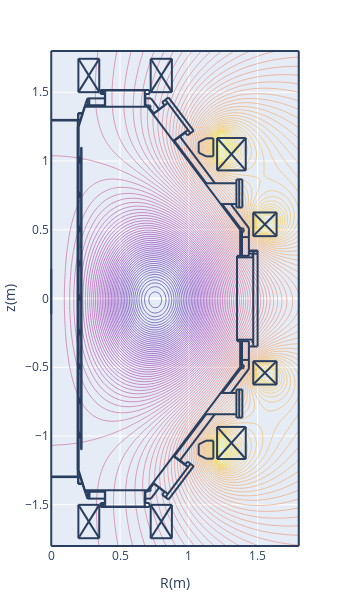

Notebook code for this chart:
### Code cell
# calculate plasma equilibrium
cond = sb.calc_equilibrium(condition, verbose=1)

### Figure 1 — Plotly figure (JSON) as saved in the notebook; plotly's stock layout.template omitted (floating-point values rounded to 4 significant figures; data arrays with more than 128 entries replaced by an {"elided": "..."} marker saying what was removed)
{"data": [{"contours": {"coloring": "lines"}, "dx": 0.02, "dy": 0.02, "ncontours": 100, "showscale": false, "type": "contour", "x0": 0, "y0": -1.8, "z": {"elided": "181x91 float values"}}], "layout": {"height": 597.3, "margin": {"autoexpand": false, "b": 50, "l": 50, "r": 50, "t": 50}, "shapes": [{"type": "line", "x0": 0.2652, "x1": 0.2652, "y0": -1.406, "y1": -1.455}, {"type": "line", "x0": 0.2766, "x1": 0.2766, "y0": -1.406, "y1": -1.455}, {"type": "line", "x0": 0.1927, "x1": 0.1927, "y0": -1.299, "y1": 1.299}, {"type": "line", "x0": 0.1927, "x1": 0.1927, "y0": -1.249, "y1": 1.249}, {"type": "line", "x0": 0.195, "x1": 0.195, "y0": -1.251, "y1": 1.249}, {"type": "line", "x0": 0.1995, "x1": 0.1995, "y0": -1.249, "y1": 1.249}, {"type": "line", "x0": 1.376, "x1": 0.7005, "y0": 0.4965, "y1": 1.394}, {"type": "line", "x0": 0.2199, "x1": 0.2199, "y0": 0.3695, "y1": 1.099}, {"type": "line", "x0": 0.2176, "x1": 0.2176, "y0": 0.3695, "y1": 1.099}, {"type": "line", "x0": 1.376, "x1": 0.7005, "y0": -0.4965, "y1": -1.394}, {"type": "line", "x0": 0.2176, "x1": 0.2176, "y0": -0.3695, "y1": -1.099}, {"type": "line", "x0": 0.2199, "x1": 0.2199, "y0": -0.3695, "y1": -1.099}, {"type": "line", "x0": 0.1995, "x1": 0.2448, "y0": -1.249, "y1": -1.394}, {"type": "line", "x0": 0.1972, "x1": 0.1972, "y0": -1.299, "y1": -1.344}, {"type": "line", "x0": 0.195, "x1": 0.195, "y0": -1.299, "y1": -1.349}, {"type": "line", "x0": 0.195, "x1": 0.229, "y0": -1.349, "y1": -1.349}, {"type": "line", "x0": 0.195, "x1": 0.2267, "y0": -1.344, "y1": -1.344}, {"type": "line", "x0": 0.1995, "x1": 0.1995, "y0": -0.9975, "y1": -0.9748}, {"type": "line", "x0": 0.2086, "x1": 0.2086, "y0": -1.009, "y1": -0.9907}, {"type": "line", "x0": 0.2086, "x1": 0.2086, "y0": -1.009, "y1": -0.9929}, {"type": "line", "x0": 0.2063, "x1": 0.2063, "y0": -1.011, "y1": -0.9748}, {"type": "line", "x0": 0, "x1": 0.2108, "y0": -1.294, "y1": -1.294}, {"type": "line", "x0": 0, "x1": 0.2131, "y0": -1.299, "y1": -1.299}, {"type": "line", "x0": 0.1995, "x1": 0.1995, "y0": -1.011, "y1": -1.002}, {"type": "line", "x0": 0.2063, "x1": 0.2086, "y0": -1.007, "y1": -1.007}, {"type": "line", "x0": 0.2086, "x1": 0.2086, "y0": -1.004, "y1": -1.004}, {"type": "line", "x0": 0.2086, "x1": 0.2176, "y0": -1.009, "y1": -1.009}, {"type": "line", "x0": 0.1995, "x1": 0.2063, "y0": -1.011, "y1": -1.011}, {"type": "line", "x0": 0.2199, "x1": 0.2176, "y0": -1.099, "y1": -1.099}, {"type": "line", "x0": 0.2063, "x1": 0.2086, "y0": -0.9929, "y1": -0.9929}, {"type": "line", "x0": 0.2086, "x1": 0.2086, "y0": -0.9975, "y1": -0.9975}, {"type": "line", "x0": 0.2086, "x1": 0.2176, "y0": -0.9929, "y1": -0.9929}, {"type": "line", "x0": 0.2086, "x1": 0.2176, "y0": -0.9907, "y1": -0.9907}, {"type": "line", "x0": 0.1995, "x1": 0.2063, "y0": -0.9748, "y1": -0.9748}, {"type": "line", "x0": 0.2086, "x1": 0.2176, "y0": -0.7594, "y1": -0.7594}, {"type": "line", "x0": 0.1995, "x1": 0.2063, "y0": -0.7617, "y1": -0.7617}, {"type": "line", "x0": 0.2086, "x1": 0.2086, "y0": -0.7594, "y1": -0.7413}, {"type": "line", "x0": 0.2086, "x1": 0.2086, "y0": -0.7594, "y1": -0.739}, {"type": "line", "x0": 0.1995, "x1": 0.1995, "y0": -0.7617, "y1": -0.7526}, {"type": "line", "x0": 0.2063, "x1": 0.2063, "y0": -0.7617, "y1": -0.7254}, {"type": "line", "x0": 0.1995, "x1": 0.2063, "y0": -0.7254, "y1": -0.7254}, {"type": "line", "x0": 0.2086, "x1": 0.2176, "y0": -0.739, "y1": -0.739}, {"type": "line", "x0": 0.2086, "x1": 0.2176, "y0": -0.7413, "y1": -0.7413}, {"type": "line", "x0": 0.2086, "x1": 0.2086, "y0": -0.7526, "y1": -0.7526}, {"type": "line", "x0": 0.2063, "x1": 0.2086, "y0": -0.7572, "y1": -0.7572}, {"type": "line", "x0": 0.2086, "x1": 0.2086, "y0": -0.7458, "y1": -0.7458}, {"type": "line", "x0": 0.2063, "x1": 0.2086, "y0": -0.7436, "y1": -0.7436}, {"type": "line", "x0": 0.1995, "x1": 0.1995, "y0": -0.7481, "y1": -0.7254}, {"type": "line", "x0": 0.3582, "x1": 0.7141, "y0": -1.517, "y1": -1.517}, {"type": "line", "x0": 0.3854, "x1": 0.6869, "y0": -1.514, "y1": -1.514}, {"type": "line", "x0": 0.3854, "x1": 0.6869, "y0": -1.514, "y1": -1.514}, {"type": "line", "x0": 0.2426, "x1": 0.7096, "y0": -1.394, "y1": -1.394}, {"type": "line", "x0": 0.3922, "x1": 0.3922, "y0": -1.514, "y1": -1.394}, {"type": "line", "x0": 0.3582, "x1": 0.3582, "y0": -1.517, "y1": -1.487}, {"type": "line", "x0": 0.3786, "x1": 0.3786, "y0": -1.517, "y1": -1.487}, {"type": "line", "x0": 0.3695, "x1": 0.3695, "y0": -1.517, "y1": -1.487}, {"type": "line", "x0": 0.3831, "x1": 0.3831, "y0": -1.517, "y1": -1.512}, {"type": "line", "x0": 0.3831, "x1": 0.3854, "y0": -1.512, "y1": -1.514}, {"type": "line", "x0": 0.3854, "x1": 0.3854, "y0": -1.514, "y1": -1.514}, {"type": "line", "x0": 0.3899, "x1": 0.263, "y0": -1.455, "y1": -1.455}, {"type": "line", "x0": 0.3582, "x1": 0.3899, "y0": -1.487, "y1": -1.487}, {"type": "line", "x0": 0.2471, "x1": 0.3899, "y0": -1.406, "y1": -1.406}, {"type": "line", "x0": 0.2766, "x1": 0.2766, "y0": -1.455, "y1": -1.406}, {"type": "line", "x0": 0.2652, "x1": 0.2652, "y0": -1.455, "y1": -1.406}, {"type": "line", "x0": 0.2584, "x1": 0.263, "y0": -1.444, "y1": -1.455}, {"type": "line", "x0": 0.2426, "x1": 0.2448, "y0": -1.394, "y1": -1.392}, {"type": "line", "x0": 0.3899, "x1": 0.3899, "y0": -1.487, "y1": -1.394}, {"type": "line", "x0": 0.6801, "x1": 0.6801, "y0": -1.514, "y1": -1.394}, {"type": "line", "x0": 0.7141, "x1": 0.7141, "y0": -1.517, "y1": -1.487}, {"type": "line", "x0": 0.6914, "x1": 0.6914, "y0": -1.517, "y1": -1.512}, {"type": "line", "x0": 0.6914, "x1": 0.6869, "y0": -1.512, "y1": -1.514}, {"type": "line", "x0": 0.6869, "x1": 0.6869, "y0": -1.514, "y1": -1.514}, {"type": "line", "x0": 0.6846, "x1": 0.6846, "y0": -1.487, "y1": -1.394}, {"type": "line", "x0": 0.6846, "x1": 0.7141, "y0": -1.487, "y1": -1.487}, {"type": "line", "x0": 0.7254, "x1": 0.6846, "y0": -1.455, "y1": -1.455}, {"type": "line", "x0": 0.7118, "x1": 0.705, "y0": -1.392, "y1": -1.387}, {"type": "line", "x0": 0.7055, "x1": 0.715, "y0": -1.4, "y1": -1.402}, {"type": "line", "x0": 0.715, "x1": 0.7223, "y0": -1.402, "y1": -1.397}, {"type": "line", "x0": 0.7223, "x1": 0.7248, "y0": -1.397, "y1": -1.389}, {"type": "line", "x0": 0.7248, "x1": 0.7198, "y0": -1.389, "y1": -1.381}, {"type": "line", "x0": 0.6846, "x1": 0.7005, "y0": -1.406, "y1": -1.406}, {"type": "line", "x0": 0.2199, "x1": 0.2199, "y0": -0.3627, "y1": 0.3627}, {"type": "line", "x0": 0.2176, "x1": 0.2176, "y0": -0.3627, "y1": 0.3627}, {"type": "line", "x0": 0.1995, "x1": 0.1995, "y0": -0.4965, "y1": -0.4761}, {"type": "line", "x0": 0.2063, "x1": 0.2063, "y0": -0.5123, "y1": -0.4761}, {"type": "line", "x0": 0.1995, "x1": 0.1995, "y0": -0.5123, "y1": -0.5033}, {"type": "line", "x0": 0.2086, "x1": 0.2086, "y0": -0.5101, "y1": -0.4897}, {"type": "line", "x0": 0.2086, "x1": 0.2086, "y0": -0.5101, "y1": -0.4919}, {"type": "line", "x0": 0.2086, "x1": 0.2176, "y0": -0.5101, "y1": -0.5101}, {"type": "line", "x0": 0.2063, "x1": 0.2086, "y0": -0.4942, "y1": -0.4942}, {"type": "line", "x0": 0.2086, "x1": 0.2086, "y0": -0.4965, "y1": -0.4965}, {"type": "line", "x0": 0.2063, "x1": 0.2086, "y0": -0.5055, "y1": -0.5055}, {"type": "line", "x0": 0.2086, "x1": 0.2086, "y0": -0.5033, "y1": -0.5033}, {"type": "line", "x0": 0.2086, "x1": 0.2176, "y0": -0.4919, "y1": -0.4919}, {"type": "line", "x0": 0.2086, "x1": 0.2176, "y0": -0.4897, "y1": -0.4897}, {"type": "line", "x0": 0.1995, "x1": 0.2063, "y0": -0.5123, "y1": -0.5123}, {"type": "line", "x0": 0.1995, "x1": 0.2063, "y0": -0.4761, "y1": -0.4761}, {"type": "line", "x0": 0.2154, "x1": 0.2176, "y0": -0.365, "y1": -0.3627}, {"type": "line", "x0": 0.2206, "x1": 0.2218, "y0": -0.3642, "y1": -0.3614}, {"type": "line", "x0": 0.2199, "x1": 0.2176, "y0": -0.3695, "y1": -0.3695}, {"type": "line", "x0": 0.2176, "x1": 0.2154, "y0": -0.3786, "y1": -0.3786}, {"type": "line", "x0": 0.2154, "x1": 0.2154, "y0": -0.3786, "y1": -0.3695}, {"type": "line", "x0": 0.2176, "x1": 0.2176, "y0": -0.3786, "y1": -0.3695}, {"type": "line", "x0": 0.2169, "x1": 0.2157, "y0": -0.365, "y1": -0.3678}, {"type": "line", "x0": 0.2183, "x1": 0.2177, "y0": -0.3664, "y1": -0.3678}, {"type": "line", "x0": 0.2176, "x1": 0.2199, "y0": -0.3673, "y1": -0.365}, {"type": "line", "x0": 0.2192, "x1": 0.2197, "y0": -0.3628, "y1": -0.3614}, {"type": "line", "x0": 0.1995, "x1": 0.1995, "y0": -0.263, "y1": -0.2516}, {"type": "line", "x0": 0.2063, "x1": 0.2063, "y0": -0.263, "y1": -0.2267}, {"type": "line", "x0": 0.2086, "x1": 0.2086, "y0": -0.2607, "y1": -0.2426}, {"type": "line", "x0": 0.2086, "x1": 0.2086, "y0": -0.2607, "y1": -0.2403}, {"type": "line", "x0": 0.2086, "x1": 0.2176, "y0": -0.2607, "y1": -0.2607}, {"type": "line", "x0": 0.2086, "x1": 0.2086, "y0": -0.2539, "y1": -0.2539}, {"type": "line", "x0": 0.2063, "x1": 0.2086, "y0": -0.2562, "y1": -0.2562}, {"type": "line", "x0": 0.1995, "x1": 0.2063, "y0": -0.263, "y1": -0.263}, {"type": "line", "x0": 0.1995, "x1": 0.1995, "y0": -0.2471, "y1": -0.2267}, {"type": "line", "x0": 0.2086, "x1": 0.2176, "y0": -0.2403, "y1": -0.2403}, {"type": "line", "x0": 0.2086, "x1": 0.2176, "y0": -0.2426, "y1": -0.2426}, {"type": "line", "x0": 0.2086, "x1": 0.2086, "y0": -0.2471, "y1": -0.2471}, {"type": "line", "x0": 0.2063, "x1": 0.2086, "y0": -0.2426, "y1": -0.2426}, {"type": "line", "x0": 0.1995, "x1": 0.2063, "y0": -0.2267, "y1": -0.2267}, {"type": "line", "x0": 0.1995, "x1": 0.2063, "y0": -0.01133, "y1": -0.01133}, {"type": "line", "x0": 0.1995, "x1": 0.2063, "y0": 0.02494, "y1": 0.02494}, {"type": "line", "x0": 0.1995, "x1": 0.1995, "y0": -0.01133, "y1": -0.002267}, {"type": "line", "x0": 0.1995, "x1": 0.1995, "y0": 0.002267, "y1": 0.02494}, {"type": "line", "x0": 0.2063, "x1": 0.2063, "y0": -0.01133, "y1": 0.02494}, {"type": "line", "x0": 0.2086, "x1": 0.2086, "y0": -0.009068, "y1": 0.006801}, {"type": "line", "x0": 0.2086, "x1": 0.2086, "y0": -0.009068, "y1": 0.009068}, {"type": "line", "x0": 0.2086, "x1": 0.2176, "y0": -0.009068, "y1": -0.009068}, {"type": "line", "x0": 0.2086, "x1": 0.2086, "y0": -0.004534, "y1": -0.004534}, {"type": "line", "x0": 0.2063, "x1": 0.2086, "y0": -0.006801, "y1": -0.006801}, {"type": "line", "x0": 0.2086, "x1": 0.2176, "y0": 0.009068, "y1": 0.009068}, {"type": "line", "x0": 0.2086, "x1": 0.2176, "y0": 0.006801, "y1": 0.006801}, {"type": "line", "x0": 0.2086, "x1": 0.2086, "y0": 0.002267, "y1": 0.002267}, {"type": "line", "x0": 0.2063, "x1": 0.2086, "y0": 0.006801, "y1": 0.006801}, {"type": "line", "x0": 0.2176, "x1": 0.2176, "y0": 0.3786, "y1": 0.3695}, {"type": "line", "x0": 0.2154, "x1": 0.2154, "y0": 0.3786, "y1": 0.3695}, {"type": "line", "x0": 0.1995, "x1": 0.1995, "y0": 0.2516, "y1": 0.2743}, {"type": "line", "x0": 0.2063, "x1": 0.2063, "y0": 0.238, "y1": 0.2743}, {"type": "line", "x0": 0.2086, "x1": 0.2086, "y0": 0.2403, "y1": 0.2607}, {"type": "line", "x0": 0.1995, "x1": 0.2063, "y0": 0.238, "y1": 0.238}, {"type": "line", "x0": 0.1995, "x1": 0.1995, "y0": 0.238, "y1": 0.2471}, {"type": "line", "x0": 0.2063, "x1": 0.2086, "y0": 0.2562, "y1": 0.2562}, {"type": "line", "x0": 0.2086, "x1": 0.2086, "y0": 0.2539, "y1": 0.2539}, {"type": "line", "x0": 0.2086, "x1": 0.2176, "y0": 0.2584, "y1": 0.2584}, {"type": "line", "x0": 0.2063, "x1": 0.2086, "y0": 0.2426, "y1": 0.2426}, {"type": "line", "x0": 0.2086, "x1": 0.2086, "y0": 0.2471, "y1": 0.2471}, {"type": "line", "x0": 0.2086, "x1": 0.2176, "y0": 0.2403, "y1": 0.2403}, {"type": "line", "x0": 0.2086, "x1": 0.2086, "y0": 0.2403, "y1": 0.2584}, {"type": "line", "x0": 0.2086, "x1": 0.2176, "y0": 0.2607, "y1": 0.2607}, {"type": "line", "x0": 0.1995, "x1": 0.2063, "y0": 0.2743, "y1": 0.2743}, {"type": "line", "x0": 0.2177, "x1": 0.2183, "y0": 0.3696, "y1": 0.3682}, {"type": "line", "x0": 0.2157, "x1": 0.2169, "y0": 0.3696, "y1": 0.3668}, {"type": "line", "x0": 0.2176, "x1": 0.2199, "y0": 0.3673, "y1": 0.365}, {"type": "line", "x0": 0.2218, "x1": 0.2206, "y0": 0.3632, "y1": 0.366}, {"type": "line", "x0": 0.2154, "x1": 0.2176, "y0": 0.365, "y1": 0.3627}, {"type": "line", "x0": 0.2197, "x1": 0.2192, "y0": 0.3632, "y1": 0.3646}, {"type": "line", "x0": 0.2199, "x1": 0.2176, "y0": 0.3695, "y1": 0.3695}, {"type": "line", "x0": 0.2176, "x1": 0.2154, "y0": 0.3786, "y1": 0.3786}, {"type": "line", "x0": 0.1995, "x1": 0.1995, "y0": 0.5033, "y1": 0.5237}, {"type": "line", "x0": 0.1995, "x1": 0.1995, "y0": 0.4874, "y1": 0.4965}, {"type": "line", "x0": 0.2063, "x1": 0.2063, "y0": 0.4874, "y1": 0.5237}, {"type": "line", "x0": 0.2086, "x1": 0.2086, "y0": 0.4897, "y1": 0.5078}, {"type": "line", "x0": 0.2086, "x1": 0.2086, "y0": 0.4897, "y1": 0.5101}, {"type": "line", "x0": 0.2086, "x1": 0.2176, "y0": 0.4897, "y1": 0.4897}, {"type": "line", "x0": 0.2086, "x1": 0.2086, "y0": 0.4965, "y1": 0.4965}, {"type": "line", "x0": 0.2063, "x1": 0.2086, "y0": 0.4942, "y1": 0.4942}, {"type": "line", "x0": 0.2086, "x1": 0.2176, "y0": 0.5101, "y1": 0.5101}, {"type": "line", "x0": 0.2086, "x1": 0.2176, "y0": 0.5078, "y1": 0.5078}, {"type": "line", "x0": 0.2086, "x1": 0.2086, "y0": 0.5033, "y1": 0.5033}, {"type": "line", "x0": 0.2063, "x1": 0.2086, "y0": 0.5055, "y1": 0.5055}, {"type": "line", "x0": 0.1995, "x1": 0.2063, "y0": 0.4874, "y1": 0.4874}, {"type": "line", "x0": 0.1995, "x1": 0.2063, "y0": 0.5237, "y1": 0.5237}, {"type": "line", "x0": 1.501, "x1": 1.501, "y0": 0.3491, "y1": -0.3491}, {"type": "line", "x0": 1.351, "x1": 1.351, "y0": 0.3106, "y1": -0.3106}, {"type": "line", "x0": 1.469, "x1": 1.469, "y0": 0.3491, "y1": -0.3491}, {"type": "line", "x0": 1.387, "x1": 1.387, "y0": -0.3106, "y1": -0.4965}, {"type": "line", "x0": 1.374, "x1": 1.374, "y0": -0.3106, "y1": -0.4965}, {"type": "line", "x0": 1.462, "x1": 1.462, "y0": -0.3196, "y1": -0.3106}, {"type": "line", "x0": 1.437, "x1": 1.437, "y0": -0.3106, "y1": -0.3491}, {"type": "line", "x0": 1.437, "x1": 1.501, "y0": -0.3491, "y1": -0.3491}, {"type": "line", "x0": 1.437, "x1": 1.437, "y0": -0.3491, "y1": -0.5123}, {"type": "line", "x0": 1.379, "x1": 1.392, "y0": -0.5069, "y1": -0.5093}, {"type": "line", "x0": 1.392, "x1": 1.402, "y0": -0.5093, "y1": -0.4997}, {"type": "line", "x0": 1.402, "x1": 1.4, "y0": -0.4997, "y1": -0.4862}, {"type": "line", "x0": 1.4, "x1": 1.388, "y0": -0.4862, "y1": -0.48}, {"type": "line", "x0": 1.374, "x1": 1.374, "y0": -0.4965, "y1": -0.4987}, {"type": "line", "x0": 1.383, "x1": 1.378, "y0": -0.501, "y1": -0.4965}, {"type": "line", "x0": 1.387, "x1": 1.437, "y0": -0.4466, "y1": -0.4466}, {"type": "line", "x0": 1.462, "x1": 1.469, "y0": -0.3196, "y1": -0.3196}, {"type": "line", "x0": 1.351, "x1": 1.469, "y0": -0.2992, "y1": -0.2992}, {"type": "line", "x0": 1.351, "x1": 1.437, "y0": -0.3106, "y1": -0.3106}, {"type": "line", "x0": 1.462, "x1": 1.469, "y0": -0.3106, "y1": -0.3106}, {"type": "line", "x0": 1.437, "x1": 1.437, "y0": 0.5123, "y1": 0.3514}, {"type": "line", "x0": 1.387, "x1": 1.387, "y0": 0.4965, "y1": 0.3106}, {"type": "line", "x0": 1.374, "x1": 1.374, "y0": 0.4965, "y1": 0.3106}, {"type": "line", "x0": 1.437, "x1": 1.501, "y0": 0.3491, "y1": 0.3491}, {"type": "line", "x0": 1.501, "x1": 1.437, "y0": 0.3264, "y1": 0.3264}, {"type": "line", "x0": 1.501, "x1": 1.437, "y0": 0.3446, "y1": 0.3446}, {"type": "line", "x0": 1.351, "x1": 1.469, "y0": 0.2992, "y1": 0.2992}, {"type": "line", "x0": 1.351, "x1": 1.437, "y0": 0.3106, "y1": 0.3106}, {"type": "line", "x0": 1.462, "x1": 1.462, "y0": 0.3196, "y1": 0.3106}, {"type": "line", "x0": 1.437, "x1": 1.437, "y0": 0.3514, "y1": 0.3106}, {"type": "line", "x0": 1.462, "x1": 1.469, "y0": 0.3106, "y1": 0.3106}, {"type": "line", "x0": 1.462, "x1": 1.469, "y0": 0.3196, "y1": 0.3196}, {"type": "line", "x0": 1.388, "x1": 1.4, "y0": 0.4818, "y1": 0.488}, {"type": "line", "x0": 1.4, "x1": 1.402, "y0": 0.488, "y1": 0.5015}, {"type": "line", "x0": 1.402, "x1": 1.392, "y0": 0.5015, "y1": 0.5111}, {"type": "line", "x0": 1.392, "x1": 1.379, "y0": 0.5111, "y1": 0.5088}, {"type": "line", "x0": 1.387, "x1": 1.437, "y0": 0.4466, "y1": 0.4466}, {"type": "line", "x0": 1.374, "x1": 1.374, "y0": 0.4965, "y1": 0.4987}, {"type": "line", "x0": 1.383, "x1": 1.378, "y0": 0.501, "y1": 0.4965}, {"type": "line", "x0": 0.1995, "x1": 0.2448, "y0": 1.249, "y1": 1.394}, {"type": "line", "x0": 0.1995, "x1": 0.1995, "y0": 0.7526, "y1": 0.773}, {"type": "line", "x0": 0.2063, "x1": 0.2063, "y0": 0.7368, "y1": 0.773}, {"type": "line", "x0": 0.1995, "x1": 0.1995, "y0": 0.7368, "y1": 0.7481}, {"type": "line", "x0": 0.2063, "x1": 0.2086, "y0": 0.7572, "y1": 0.7572}, {"type": "line", "x0": 0.2086, "x1": 0.2086, "y0": 0.7526, "y1": 0.7526}, {"type": "line", "x0": 0.2063, "x1": 0.2086, "y0": 0.7436, "y1": 0.7436}, {"type": "line", "x0": 0.2086, "x1": 0.2086, "y0": 0.7458, "y1": 0.7458}, {"type": "line", "x0": 0.2086, "x1": 0.2086, "y0": 0.739, "y1": 0.7594}, {"type": "line", "x0": 0.2086, "x1": 0.2086, "y0": 0.739, "y1": 0.7572}, {"type": "line", "x0": 0.2086, "x1": 0.2176, "y0": 0.739, "y1": 0.739}, {"type": "line", "x0": 0.2086, "x1": 0.2176, "y0": 0.7572, "y1": 0.7572}, {"type": "line", "x0": 0.2086, "x1": 0.2176, "y0": 0.7594, "y1": 0.7594}, {"type": "line", "x0": 0.1995, "x1": 0.2063, "y0": 0.7368, "y1": 0.7368}, {"type": "line", "x0": 0.1995, "x1": 0.2063, "y0": 0.773, "y1": 0.773}, {"type": "line", "x0": 0.2086, "x1": 0.2086, "y0": 0.9907, "y1": 1.009}, {"type": "line", "x0": 0.2086, "x1": 0.2086, "y0": 0.9907, "y1": 1.007}, {"type": "line", "x0": 0.2086, "x1": 0.2176, "y0": 0.9907, "y1": 0.9907}, {"type": "line", "x0": 0.2086, "x1": 0.2176, "y0": 1.007, "y1": 1.007}, {"type": "line", "x0": 0.2086, "x1": 0.2176, "y0": 1.009, "y1": 1.009}, {"type": "line", "x0": 0.2063, "x1": 0.2063, "y0": 0.9884, "y1": 1.025}, {"type": "line", "x0": 0.2086, "x1": 0.2086, "y0": 1.009, "y1": 1.025}, {"type": "line", "x0": 0.1995, "x1": 0.1995, "y0": 1.002, "y1": 1.025}, {"type": "line", "x0": 0.1995, "x1": 0.1995, "y0": 1.002, "y1": 1.025}, {"type": "line", "x0": 0.1995, "x1": 0.1995, "y0": 0.9884, "y1": 0.9975}, {"type": "line", "x0": 0.2086, "x1": 0.2086, "y0": 1.009, "y1": 1.025}, {"type": "line", "x0": 0.2063, "x1": 0.2063, "y0": 0.9884, "y1": 1.025}, {"type": "line", "x0": 0.2086, "x1": 0.2176, "y0": 1.009, "y1": 1.009}, {"type": "line", "x0": 0.2086, "x1": 0.2176, "y0": 1.007, "y1": 1.007}, {"type": "line", "x0": 0.2086, "x1": 0.2176, "y0": 0.9907, "y1": 0.9907}, {"type": "line", "x0": 0.2086, "x1": 0.2086, "y0": 0.9907, "y1": 1.007}, {"type": "line", "x0": 0.2086, "x1": 0.2086, "y0": 0.9907, "y1": 1.009}, {"type": "line", "x0": 0.2086, "x1": 0.2086, "y0": 0.9952, "y1": 0.9952}, {"type": "line", "x0": 0.2086, "x1": 0.2086, "y0": 0.9884, "y1": 0.9907}, {"type": "line", "x0": 0.2063, "x1": 0.2086, "y0": 0.9929, "y1": 0.9929}, {"type": "line", "x0": 0.2086, "x1": 0.2086, "y0": 1.002, "y1": 1.002}, {"type": "line", "x0": 0.2063, "x1": 0.2086, "y0": 1.007, "y1": 1.007}, {"type": "line", "x0": 0.1995, "x1": 0.2086, "y0": 0.9884, "y1": 0.9884}, {"type": "line", "x0": 0.1995, "x1": 0.2086, "y0": 1.025, "y1": 1.025}, {"type": "line", "x0": 0.1995, "x1": 0.2086, "y0": 1.025, "y1": 1.025}, {"type": "line", "x0": 0.2063, "x1": 0.2086, "y0": 1.007, "y1": 1.007}, {"type": "line", "x0": 0.2086, "x1": 0.2086, "y0": 1.002, "y1": 1.002}, {"type": "line", "x0": 0.2063, "x1": 0.2086, "y0": 0.9929, "y1": 0.9929}, {"type": "line", "x0": 0.2086, "x1": 0.2086, "y0": 0.9884, "y1": 0.9907}, {"type": "line", "x0": 0.2086, "x1": 0.2086, "y0": 0.9952, "y1": 0.9952}, {"type": "line", "x0": 0.1995, "x1": 0.1995, "y0": 0.9884, "y1": 0.9975}, {"type": "line", "x0": 0.1995, "x1": 0.2086, "y0": 0.9884, "y1": 0.9884}, {"type": "line", "x0": 0.2199, "x1": 0.2176, "y0": 1.099, "y1": 1.099}, {"type": "line", "x0": 0, "x1": 0.2131, "y0": 1.299, "y1": 1.299}, {"type": "line", "x0": 0, "x1": 0.2108, "y0": 1.294, "y1": 1.294}, {"type": "line", "x0": 0.195, "x1": 0.2267, "y0": 1.344, "y1": 1.344}, {"type": "line", "x0": 0.195, "x1": 0.229, "y0": 1.349, "y1": 1.349}, {"type": "line", "x0": 0.195, "x1": 0.195, "y0": 1.299, "y1": 1.349}, {"type": "line", "x0": 0.1972, "x1": 0.1972, "y0": 1.299, "y1": 1.344}, {"type": "line", "x0": 0.2426, "x1": 0.2448, "y0": 1.394, "y1": 1.392}, {"type": "line", "x0": 0.7096, "x1": 0.7028, "y0": 1.394, "y1": 1.39}, {"type": "line", "x0": 0.718, "x1": 0.723, "y0": 1.385, "y1": 1.393}, {"type": "line", "x0": 0.723, "x1": 0.7205, "y0": 1.393, "y1": 1.402}, {"type": "line", "x0": 0.7205, "x1": 0.7132, "y0": 1.402, "y1": 1.407}, {"type": "line", "x0": 0.7132, "x1": 0.7037, "y0": 1.407, "y1": 1.404}, {"type": "line", "x0": 0.2426, "x1": 0.7096, "y0": 1.394, "y1": 1.394}, {"type": "line", "x0": 0.3854, "x1": 0.6869, "y0": 1.514, "y1": 1.514}, {"type": "line", "x0": 0.3854, "x1": 0.6869, "y0": 1.514, "y1": 1.514}, {"type": "line", "x0": 0.3582, "x1": 0.7141, "y0": 1.517, "y1": 1.517}, {"type": "line", "x0": 0.3899, "x1": 0.263, "y0": 1.455, "y1": 1.455}, {"type": "line", "x0": 0.2471, "x1": 0.3899, "y0": 1.406, "y1": 1.406}, {"type": "line", "x0": 0.3582, "x1": 0.3899, "y0": 1.487, "y1": 1.487}, {"type": "line", "x0": 0.2584, "x1": 0.263, "y0": 1.444, "y1": 1.455}, {"type": "line", "x0": 0.2652, "x1": 0.2652, "y0": 1.455, "y1": 1.406}, {"type": "line", "x0": 0.2766, "x1": 0.2766, "y0": 1.455, "y1": 1.406}, {"type": "line", "x0": 0.3582, "x1": 0.3582, "y0": 1.517, "y1": 1.487}, {"type": "line", "x0": 0.3899, "x1": 0.3899, "y0": 1.487, "y1": 1.394}, {"type": "line", "x0": 0.3922, "x1": 0.3922, "y0": 1.514, "y1": 1.394}, {"type": "line", "x0": 0.3854, "x1": 0.3854, "y0": 1.514, "y1": 1.514}, {"type": "line", "x0": 0.3831, "x1": 0.3854, "y0": 1.512, "y1": 1.514}, {"type": "line", "x0": 0.3831, "x1": 0.3831, "y0": 1.517, "y1": 1.512}, {"type": "line", "x0": 0.3695, "x1": 0.3695, "y0": 1.517, "y1": 1.487}, {"type": "line", "x0": 0.3786, "x1": 0.3786, "y0": 1.517, "y1": 1.487}, {"type": "line", "x0": 0.6846, "x1": 0.6846, "y0": 1.487, "y1": 1.394}, {"type": "line", "x0": 0.6801, "x1": 0.6801, "y0": 1.514, "y1": 1.394}, {"type": "line", "x0": 0.6846, "x1": 0.7005, "y0": 1.406, "y1": 1.406}, {"type": "line", "x0": 0.6846, "x1": 0.7141, "y0": 1.487, "y1": 1.487}, {"type": "line", "x0": 0.6869, "x1": 0.6869, "y0": 1.514, "y1": 1.514}, {"type": "line", "x0": 0.6914, "x1": 0.6869, "y0": 1.512, "y1": 1.514}, {"type": "line", "x0": 0.6914, "x1": 0.6914, "y0": 1.517, "y1": 1.512}, {"type": "line", "x0": 0.7141, "x1": 0.7141, "y0": 1.517, "y1": 1.487}, {"type": "line", "x0": 0.7254, "x1": 0.6846, "y0": 1.455, "y1": 1.455}, {"type": "line", "x0": 0.7844, "x1": 0.7254, "y0": 1.376, "y1": 1.455}, {"type": "line", "x0": 0.7458, "x1": 0.7005, "y0": 1.347, "y1": 1.406}, {"type": "line", "x0": 0, "x1": 0, "y0": 0.2154, "y1": -0.1156}, {"type": "line", "x0": 0.7844, "x1": 0.7254, "y0": -1.376, "y1": -1.455}, {"type": "line", "x0": 0.7458, "x1": 0.7005, "y0": -1.347, "y1": -1.406}, {"type": "line", "x0": 1.437, "x1": 1.306, "y0": 0.5123, "y1": 0.6869}, {"type": "line", "x0": 1.387, "x1": 1.242, "y0": 0.4965, "y1": 0.6869}, {"type": "line", "x0": 1.347, "x1": 1.118, "y0": 0.8388, "y1": 0.8388}, {"type": "line", "x0": 1.347, "x1": 1.347, "y0": 0.866, "y1": 0.662}, {"type": "line", "x0": 1.367, "x1": 1.367, "y0": 0.866, "y1": 0.662}, {"type": "line", "x0": 1.39, "x1": 1.39, "y0": 0.866, "y1": 0.662}, {"type": "line", "x0": 1.39, "x1": 1.347, "y0": 0.866, "y1": 0.866}, {"type": "line", "x0": 1.39, "x1": 1.347, "y0": 0.662, "y1": 0.662}, {"type": "line", "x0": 1.347, "x1": 1.233, "y0": 0.6869, "y1": 0.6869}, {"type": "line", "x0": 1.347, "x1": 1.118, "y0": -0.8411, "y1": -0.8411}, {"type": "line", "x0": 1.347, "x1": 1.347, "y0": -0.866, "y1": -0.662}, {"type": "line", "x0": 1.367, "x1": 1.367, "y0": -0.866, "y1": -0.662}, {"type": "line", "x0": 1.39, "x1": 1.39, "y0": -0.866, "y1": -0.662}, {"type": "line", "x0": 1.39, "x1": 1.347, "y0": -0.866, "y1": -0.866}, {"type": "line", "x0": 1.39, "x1": 1.347, "y0": -0.662, "y1": -0.662}, {"type": "line", "x0": 1.347, "x1": 1.233, "y0": -0.6869, "y1": -0.6869}, {"type": "line", "x0": 1.437, "x1": 1.306, "y0": -0.5123, "y1": -0.6869}, {"type": "line", "x0": 1.387, "x1": 1.242, "y0": -0.4965, "y1": -0.6869}, {"type": "line", "x0": 0.195, "x1": 0.2584, "y0": -1.251, "y1": -1.444}, {"type": "line", "x0": 0.195, "x1": 0.2584, "y0": 1.249, "y1": 1.444}, {"type": "line", "x0": 0.8524, "x1": 0.8071, "y0": 1.462, "y1": 1.428}, {"type": "line", "x0": 0.8071, "x1": 0.8229, "y0": 1.428, "y1": 1.406}, {"type": "line", "x0": 0.8229, "x1": 0.739, "y0": 1.406, "y1": 1.342}, {"type": "line", "x0": 0.8479, "x1": 0.7413, "y0": 1.421, "y1": 1.34}, {"type": "line", "x0": 0.8524, "x1": 1.036, "y0": 1.462, "y1": 1.22}, {"type": "line", "x0": 0.8297, "x1": 1.013, "y0": 1.446, "y1": 1.202}, {"type": "line", "x0": 0.9952, "x1": 0.8864, "y0": 1.226, "y1": 1.145}, {"type": "line", "x0": 1.036, "x1": 0.9907, "y0": 1.22, "y1": 1.186}, {"type": "line", "x0": 0.9748, "x1": 0.9907, "y0": 1.206, "y1": 1.186}, {"type": "line", "x0": 0.9748, "x1": 0.8887, "y0": 1.206, "y1": 1.143}, {"type": "line", "x0": 1.19, "x1": 0.9363, "y0": 0.8388, "y1": 1.177}, {"type": "line", "x0": 1.127, "x1": 0.8955, "y0": 0.8388, "y1": 1.147}, {"type": "line", "x0": 0.8524, "x1": 0.8071, "y0": -1.462, "y1": -1.428}, {"type": "line", "x0": 0.8071, "x1": 0.8229, "y0": -1.428, "y1": -1.406}, {"type": "line", "x0": 0.8229, "x1": 0.739, "y0": -1.406, "y1": -1.342}, {"type": "line", "x0": 0.8479, "x1": 0.7413, "y0": -1.421, "y1": -1.34}, {"type": "line", "x0": 0.8524, "x1": 1.036, "y0": -1.462, "y1": -1.22}, {"type": "line", "x0": 0.8297, "x1": 1.013, "y0": -1.446, "y1": -1.202}, {"type": "line", "x0": 0.9952, "x1": 0.8864, "y0": -1.226, "y1": -1.145}, {"type": "line", "x0": 1.036, "x1": 0.9907, "y0": -1.22, "y1": -1.186}, {"type": "line", "x0": 0.9748, "x1": 0.9907, "y0": -1.206, "y1": -1.186}, {"type": "line", "x0": 0.9748, "x1": 0.8887, "y0": -1.206, "y1": -1.143}, {"type": "line", "x0": 1.19, "x1": 0.9363, "y0": -0.8411, "y1": -1.177}, {"type": "line", "x0": 1.127, "x1": 0.8955, "y0": -0.8411, "y1": -1.147}, {"type": "line", "x0": 0.1972, "x1": 0.1972, "y0": -1.501, "y1": -1.743}, {"type": "line", "x0": 0.1972, "x1": 0.3491, "y0": -1.743, "y1": -1.743}, {"type": "line", "x0": 0.3491, "x1": 0.3491, "y0": -1.743, "y1": -1.501}, {"type": "line", "x0": 0.3491, "x1": 0.1972, "y0": -1.501, "y1": -1.501}, {"type": "line", "x0": 0.1972, "x1": 0.1972, "y0": 1.743, "y1": 1.501}, {"type": "line", "x0": 0.1972, "x1": 0.3491, "y0": 1.501, "y1": 1.501}, {"type": "line", "x0": 0.3491, "x1": 0.3491, "y0": 1.501, "y1": 1.743}, {"type": "line", "x0": 0.3491, "x1": 0.1972, "y0": 1.743, "y1": 1.743}, {"type": "line", "x0": 0.7232, "x1": 0.7232, "y0": 1.743, "y1": 1.501}, {"type": "line", "x0": 0.7232, "x1": 0.8773, "y0": 1.501, "y1": 1.501}, {"type": "line", "x0": 0.8773, "x1": 0.8773, "y0": 1.501, "y1": 1.743}, {"type": "line", "x0": 0.8773, "x1": 0.7232, "y0": 1.743, "y1": 1.743}, {"type": "line", "x0": 0.7232, "x1": 0.7232, "y0": -1.501, "y1": -1.743}, {"type": "line", "x0": 0.7232, "x1": 0.8773, "y0": -1.743, "y1": -1.743}, {"type": "line", "x0": 0.8773, "x1": 0.8773, "y0": -1.743, "y1": -1.501}, {"type": "line", "x0": 0.8773, "x1": 0.7232, "y0": -1.501, "y1": -1.501}, {"type": "line", "x0": 1.206, "x1": 1.206, "y0": -0.934, "y1": -1.168}, {"type": "line", "x0": 1.206, "x1": 1.415, "y0": -1.168, "y1": -1.168}, {"type": "line", "x0": 1.415, "x1": 1.415, "y0": -1.168, "y1": -0.934}, {"type": "line", "x0": 1.415, "x1": 1.206, "y0": -0.934, "y1": -0.934}, {"type": "line", "x0": 1.206, "x1": 1.206, "y0": 1.168, "y1": 0.9317}, {"type": "line", "x0": 1.206, "x1": 1.415, "y0": 0.9317, "y1": 0.9317}, {"type": "line", "x0": 1.415, "x1": 1.415, "y0": 0.9317, "y1": 1.168}, {"type": "line", "x0": 1.415, "x1": 1.206, "y0": 1.168, "y1": 1.168}, {"type": "line", "x0": 1.469, "x1": 1.469, "y0": 0.6257, "y1": 0.4534}, {"type": "line", "x0": 1.469, "x1": 1.639, "y0": 0.4534, "y1": 0.4534}, {"type": "line", "x0": 1.639, "x1": 1.639, "y0": 0.4534, "y1": 0.6257}, {"type": "line", "x0": 1.639, "x1": 1.469, "y0": 0.6257, "y1": 0.6257}, {"type": "line", "x0": 1.469, "x1": 1.469, "y0": -0.4557, "y1": -0.6257}, {"type": "line", "x0": 1.469, "x1": 1.639, "y0": -0.6257, "y1": -0.6257}, {"type": "line", "x0": 1.639, "x1": 1.639, "y0": -0.6257, "y1": -0.4557}, {"type": "line", "x0": 1.639, "x1": 1.469, "y0": -0.4557, "y1": -0.4557}, {"type": "line", "x0": 1.072, "x1": 1.127, "y0": 1.138, "y1": 1.165}, {"type": "line", "x0": 1.127, "x1": 1.179, "y0": 1.165, "y1": 1.165}, {"type": "line", "x0": 1.179, "x1": 1.179, "y0": 1.165, "y1": 1.034}, {"type": "line", "x0": 1.179, "x1": 1.127, "y0": 1.034, "y1": 1.034}, {"type": "line", "x0": 1.127, "x1": 1.072, "y0": 1.034, "y1": 1.061}, {"type": "line", "x0": 1.072, "x1": 1.072, "y0": 1.061, "y1": 1.138}, {"type": "line", "x0": 1.072, "x1": 1.072, "y0": -1.138, "y1": -1.061}, {"type": "line", "x0": 1.072, "x1": 1.127, "y0": -1.061, "y1": -1.034}, {"type": "line", "x0": 1.127, "x1": 1.179, "y0": -1.034, "y1": -1.034}, {"type": "line", "x0": 1.179, "x1": 1.179, "y0": -1.034, "y1": -1.165}, {"type": "line", "x0": 1.179, "x1": 1.127, "y0": -1.165, "y1": -1.165}, {"type": "line", "x0": 1.127, "x1": 1.072, "y0": -1.165, "y1": -1.138}, {"type": "line", "x0": 1.469, "x1": 1.639, "y0": 0.6257, "y1": 0.4534}, {"type": "line", "x0": 1.469, "x1": 1.639, "y0": 0.4534, "y1": 0.6257}, {"type": "line", "x0": 1.206, "x1": 1.415, "y0": 1.168, "y1": 0.9317}, {"type": "line", "x0": 1.206, "x1": 1.415, "y0": 0.9317, "y1": 1.168}, {"type": "line", "x0": 1.469, "x1": 1.639, "y0": -0.6257, "y1": -0.4557}, {"type": "line", "x0": 1.469, "x1": 1.639, "y0": -0.4557, "y1": -0.6257}, {"type": "line", "x0": 1.415, "x1": 1.206, "y0": -0.934, "y1": -1.168}, {"type": "line", "x0": 1.206, "x1": 1.415, "y0": -0.934, "y1": -1.168}, {"type": "line", "x0": 0.1972, "x1": 0.3491, "y0": -1.501, "y1": -1.743}, {"type": "line", "x0": 0.1972, "x1": 0.3491, "y0": -1.743, "y1": -1.501}, {"type": "line", "x0": 0.7232, "x1": 0.8773, "y0": -1.501, "y1": -1.743}, {"type": "line", "x0": 0.7232, "x1": 0.8773, "y0": -1.743, "y1": -1.501}, {"type": "line", "x0": 0.1972, "x1": 0.3491, "y0": 1.501, "y1": 1.743}, {"type": "line", "x0": 0.1972, "x1": 0.3491, "y0": 1.743, "y1": 1.501}, {"type": "line", "x0": 0.7232, "x1": 0.8773, "y0": 1.743, "y1": 1.501}, {"type": "line", "x0": 0.7232, "x1": 0.8773, "y0": 1.501, "y1": 1.743}, {"type": "line", "x0": 0, "x1": 1.8, "y0": 1.8, "y1": 1.8}, {"type": "line", "x0": 0, "x1": 1.8, "y0": -1.8, "y1": -1.8}, {"type": "line", "x0": 1.8, "x1": 1.8, "y0": -1.8, "y1": 1.8}, {"type": "line", "x0": 0, "x1": 0, "y0": 1.8, "y1": -1.8}], "width": 350, "xaxis": {"title": {"text": "R(m)"}}, "yaxis": {"scaleanchor": "x", "title": {"text": "z(m)"}}}}
